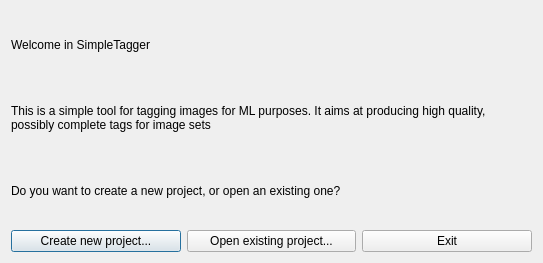
<?xml version="1.0" encoding="UTF-8"?>
<ui version="4.0">
 <class>StartupDialog</class>
 <widget class="QDialog" name="StartupDialog">
  <property name="geometry">
   <rect>
    <x>0</x>
    <y>0</y>
    <width>543</width>
    <height>263</height>
   </rect>
  </property>
  <property name="windowTitle">
   <string notr="true">SimpleTagger</string>
  </property>
  <layout class="QVBoxLayout" name="verticalLayout">
   <item>
    <widget class="QLabel" name="label">
     <property name="text">
      <string>Welcome in SimpleTagger</string>
     </property>
    </widget>
   </item>
   <item>
    <widget class="QLabel" name="label_3">
     <property name="text">
      <string>This is a simple tool for tagging images for ML purposes. It aims at producing high quality, possibly complete tags for image sets</string>
     </property>
     <property name="wordWrap">
      <bool>true</bool>
     </property>
    </widget>
   </item>
   <item>
    <widget class="QLabel" name="label_2">
     <property name="text">
      <string>Do you want to create a new project, or open an existing one?</string>
     </property>
    </widget>
   </item>
   <item>
    <layout class="QHBoxLayout" name="horizontalLayout">
     <item>
      <widget class="QPushButton" name="buttonCreateNewProject">
       <property name="text">
        <string>Create new project...</string>
       </property>
      </widget>
     </item>
     <item>
      <widget class="QPushButton" name="buttonOpenExistingProject">
       <property name="text">
        <string>Open existing project...</string>
       </property>
      </widget>
     </item>
     <item>
      <widget class="QPushButton" name="buttonExit">
       <property name="text">
        <string>Exit</string>
       </property>
      </widget>
     </item>
    </layout>
   </item>
  </layout>
 </widget>
 <resources/>
 <connections/>
</ui>
